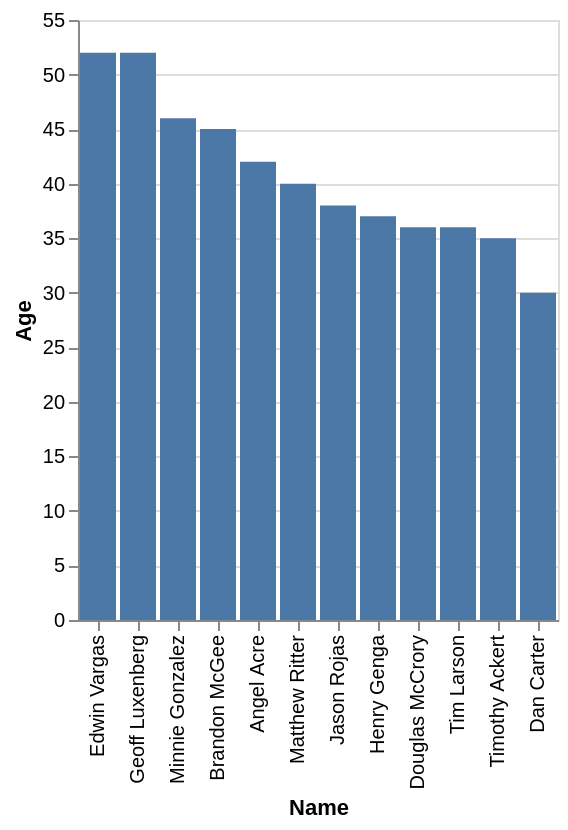

This figure's Vega-Lite source:
### Vega-Lite specification from a JSON file in a GitHub repository (floating-point values rounded to 4 significant figures)
{"data": {"values": [{"x_data": "Matthew Ritter", "y_data": 40}, {"x_data": "Dan Carter", "y_data": 30}, {"x_data": "Minnie Gonzalez", "y_data": 46}, {"x_data": "Angel Acre", "y_data": 42}, {"x_data": "Brandon McGee", "y_data": 45}, {"x_data": "Edwin Vargas", "y_data": 52}, {"x_data": "Douglas McCrory", "y_data": 36}, {"x_data": "Timothy Ackert", "y_data": 35}, {"x_data": "Jason Rojas", "y_data": 38}, {"x_data": "Henry Genga", "y_data": 37}, {"x_data": "Tim Larson", "y_data": 36}, {"x_data": "Geoff Luxenberg", "y_data": 52}]}, "mark": "bar", "encoding": {"x": {"field": "x_data", "type": "nominal", "title": "Name", "sort": {"op": "sum", "field": "y_data", "order": "descending"}}, "y": {"field": "y_data", "type": "quantitative", "title": "Age"}}}
